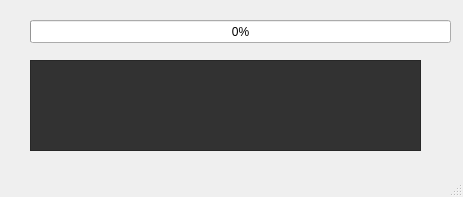
<?xml version="1.0" encoding="UTF-8"?>
<ui version="4.0">
 <class>AutoscanComPortsGui</class>
 <widget class="QMainWindow" name="AutoscanComPortsGui">
  <property name="windowModality">
   <enum>Qt::WindowModal</enum>
  </property>
  <property name="geometry">
   <rect>
    <x>0</x>
    <y>0</y>
    <width>463</width>
    <height>197</height>
   </rect>
  </property>
  <property name="windowTitle">
   <string>Serial Port Scanner</string>
  </property>
  <widget class="QWidget" name="centralwidget">
   <widget class="QProgressBar" name="autoscanStatusProgress">
    <property name="geometry">
     <rect>
      <x>30</x>
      <y>20</y>
      <width>421</width>
      <height>23</height>
     </rect>
    </property>
    <property name="value">
     <number>0</number>
    </property>
   </widget>
   <widget class="QTextEdit" name="autoscanStatusPrompt">
    <property name="enabled">
     <bool>false</bool>
    </property>
    <property name="geometry">
     <rect>
      <x>30</x>
      <y>60</y>
      <width>391</width>
      <height>91</height>
     </rect>
    </property>
    <property name="font">
     <font>
      <family>Courier New</family>
      <pointsize>8</pointsize>
     </font>
    </property>
    <property name="autoFillBackground">
     <bool>false</bool>
    </property>
    <property name="styleSheet">
     <string notr="true">background-color:rgb(50, 50, 50);
color:rgb(205, 205, 205)</string>
    </property>
    <property name="html">
     <string>&lt;!DOCTYPE HTML PUBLIC &quot;-//W3C//DTD HTML 4.0//EN&quot; &quot;http://www.w3.org/TR/REC-html40/strict.dtd&quot;&gt;
&lt;html&gt;&lt;head&gt;&lt;meta name=&quot;qrichtext&quot; content=&quot;1&quot; /&gt;&lt;style type=&quot;text/css&quot;&gt;
p, li { white-space: pre-wrap; }
&lt;/style&gt;&lt;/head&gt;&lt;body style=&quot; font-family:'Courier New'; font-size:8pt; font-weight:400; font-style:normal;&quot;&gt;
&lt;p style=&quot;-qt-paragraph-type:empty; margin-top:0px; margin-bottom:0px; margin-left:0px; margin-right:0px; -qt-block-indent:0; text-indent:0px;&quot;&gt;&lt;br /&gt;&lt;/p&gt;&lt;/body&gt;&lt;/html&gt;</string>
    </property>
   </widget>
  </widget>
  <widget class="QMenuBar" name="menubar">
   <property name="geometry">
    <rect>
     <x>0</x>
     <y>0</y>
     <width>463</width>
     <height>21</height>
    </rect>
   </property>
  </widget>
  <widget class="QStatusBar" name="statusbar"/>
 </widget>
 <resources/>
 <connections/>
</ui>
